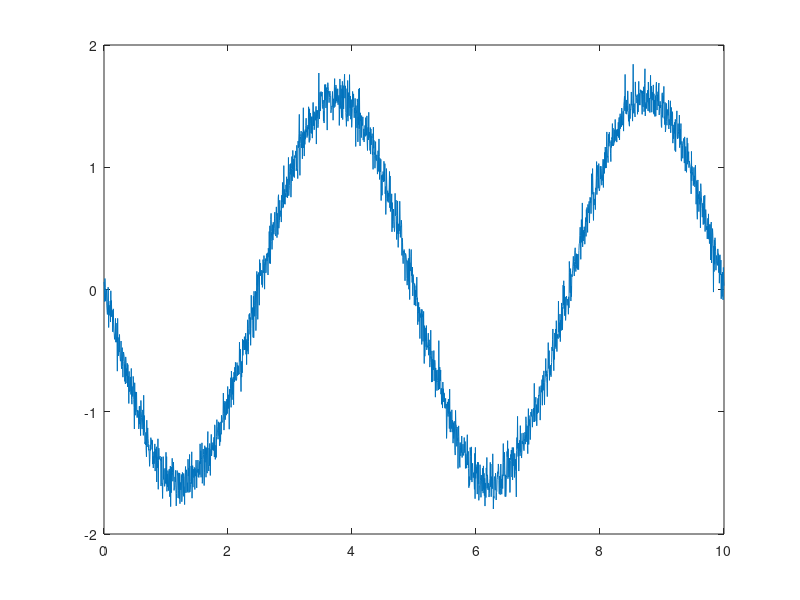

Reproduce this figure in MATLAB. (Note: this script raises an error after producing the figure.)

load('myFilter')
sampling_rate = 200;
amplitiude = 1;
duration = 10;
freq = 0.2;

% Specify the mean and standard deviation of the Gaussian noise
mean_noise = 0;        % Mean of the Gaussian noise
std_deviation = 0.1;   % Standard deviation of the Gaussian noise
                                                      
t = 0:1/sampling_rate:duration;


LinearAccelerationZ = -amplitiude*(2*pi*freq)^2*sin(2*pi*freq*t);

LinearAccelerationZ = transpose(LinearAccelerationZ);

% Generate Gaussian noise
noise = std_deviation * randn(size(LinearAccelerationZ)) + mean_noise;

% Add the noise to the original data
LinearAccelerationZ = LinearAccelerationZ + noise;

positionZ = amplitiude*sin(2*pi*freq*t);
positionZ = transpose(positionZ);
positionX = zeros(size(t,2),1);
positionY = zeros(size(t,2),1);

figure
plot(t,LinearAccelerationZ)
hold on
LinearAccelerationZFilt = filter(myFilt,LinearAccelerationZ);

figure
plot(t,LinearAccelerationZFilt)

positions = [positionX,positionY,positionZ];

angularVelocity = [positionY,positionY,positionY];


rotations = [0 0 0; 0 0 30; 0 0 67; 0 0 21; 0 0 70];

translations = [1.5 0.5 0; 0.3 0.2 0; 1 1.5 0; 0.1 2.5 0; 2 2 0];


lengths = [0.2 0.3 0.1 0.5 0.4];
breadths = [0.3 0.2 0.4 0.2 0.5];
heights = [0.5 0.3 0.3 0.2 0.1];


ptCloud = cubeScene(lengths,breadths,heights,translations,rotations);

manyPtClouds = createMotionFrames(ptCloud,positions,angularVelocity);




messyMan = manyPtClouds{1};
for i = 1:3
    
    messyMan = pcmerge(messyMan,manyPtClouds{i},0.01);

end

%figure
%pcshow(messyMan)


%combined = ICPCompensation(manyPtClouds,1,5);

%figure
%pcshow(combined)

%getRectPrism(combined, 0, 0, 20, 3, 2)

%Functions
%=================================================================================
%This function takes in a point clouds and simulates movement of the LiDAR
%sensor
function rotatedPtClouds = createMotionFrames(ptCloud, translations, rotations)
        rotatedPtClouds = cell(size(translations,1));
        rotatedPtClouds{1} = ptCloud;
        j = 2;
        for i = 2:size(translations,1)
            
            if mod(i,20) == 0
           
                tform = rigidtform3d(rotations(i,:),translations(i,:));
                rotatedPtClouds{j} = pctransform(ptCloud,tform); 
                j = j + 1;
            end
        end


end
 

function cubeOut = cubeGen(length,breadth, height, trans, rots)
        error = 0.02;
       
        %First create the top and the bottom
        %==========================================================================
        % Define the parameters of the plane
        planePoint = [length/2, breadth/2, 0];  % A point on the plane (center of the plane)
        planePoint2 = [length/2, breadth/2, height];
        
        % Define the number of random points you want to generate
        numPoints = 1000;
        
        % Generate random coordinates within the specified plane
        randomX = planePoint(1) + (rand(numPoints, 1) - 0.5) * length;
        randomY = planePoint(2) + (rand(numPoints, 1) - 0.5) * breadth;
        randomZ = planePoint(3) * ones(numPoints, 1);  % Points are constrained to the plane
       

        randomX2 = planePoint2(1) + (rand(numPoints, 1) - 0.5) * length;
        randomY2 = planePoint2(2) + (rand(numPoints, 1) - 0.5) * breadth;
        randomZ2 = planePoint2(3) * ones(numPoints, 1);  % Points are constrained to the plane
        randomZ2 = randomZ2 + error*(-1+2*rand(size(randomZ)));
        % Create a point cloud object from the random coordinates


        bottom = pointCloud([randomX, randomY, randomZ]);

        top = pointCloud([randomX2, randomY2, randomZ2]);

        cubeOut = pcmerge(top,bottom,0.01);

        %==========================================================================

        % Define the parameters of the plane
        planePoint3 = [length/2, 0, height/2];  % A point on the plane (center of the plane)
        planePoint4 = [length/2, breadth, height/2];
        
        % Define the number of random points you want to generate
        numPoints = 1000;
        
        % Generate random coordinates within the specified plane
        randomX3 = planePoint3(1) + (rand(numPoints, 1) - 0.5) * length;
        randomY3 =  planePoint3(2) * ones(numPoints, 1);  % Points are constrained to the plane
        randomZ3 = planePoint3(3) + (rand(numPoints, 1) - 0.5) * height;
        randomY3 = randomY3 + error*(-1+2*rand(size(randomY3)));

        randomX4 = planePoint4(1) + (rand(numPoints, 1) - 0.5) * length;
        randomY4 =  planePoint4(2) * ones(numPoints, 1);  % Points are constrained to the plane
        randomZ4 = planePoint4(3) + (rand(numPoints, 1) - 0.5) * height;
        randomY4 = randomY4 + error*(-1+2*rand(size(randomY4)));
        % Create a point cloud object from the random coordinates


        side1 = pointCloud([randomX3, randomY3, randomZ3]);

        side2 = pointCloud([randomX4, randomY4, randomZ4]);
        
        sidemerge = pcmerge(side1,side2,0.01);
        cubeOut = pcmerge(cubeOut,sidemerge,0.01);

        %==========================================================================
        % Define the parameters of the plane
        planePoint5 = [0, breadth/2, height/2];  % A point on the plane (center of the plane)
        planePoint6 = [length, breadth/2, height/2];
        
        % Define the number of random points you want to generate
        numPoints = 1000;
        
        % Generate random coordinates within the specified plane
        randomX5 = planePoint5(1) * ones(numPoints, 1);
        randomY5 =  planePoint5(2) + (rand(numPoints, 1) - 0.5) * breadth;  % Points are constrained to the plane
        randomZ5 = planePoint5(3) + (rand(numPoints, 1) - 0.5) * height;
        randomX5 = randomX5 + error*(-1+2*rand(size(randomX5)));

        randomX6 = planePoint6(1) * ones(numPoints, 1);
        randomY6 = planePoint6(2) + (rand(numPoints, 1) - 0.5) * breadth;   % Points are constrained to the plane
        randomZ6 = planePoint6(3) + (rand(numPoints, 1) - 0.5) * height;
        randomX6 = randomX6 + error*(-1+2*rand(size(randomX6)));
        % Create a point cloud object from the random coordinates


        side3 = pointCloud([randomX5, randomY5, randomZ5]);

        side4 = pointCloud([randomX6, randomY6, randomZ6]);
        
        sidemerge2 = pcmerge(side3,side4,0.01);

        
        cubeOut = pcmerge(cubeOut,sidemerge2,0.01);



        tform = rigidtform3d(rots,trans);

        cubeOut = pctransform(cubeOut,tform);
        



end


function cubeSceneOut = cubeScene(lengths, breadths, heights, translations, rotations)



        for i = 1: size(translations,1)
            if i == 1
                
                cubeSceneOut = cubeGen(lengths(i), breadths(i), heights(i), translations(i,:),rotations(i,:));


            else
                cube = cubeGen(lengths(i), breadths(i), heights(i), translations(i,:), rotations(i,:));
            
                cubeSceneOut = pcmerge(cubeSceneOut, cube, 0.01);
            end
        end

end

